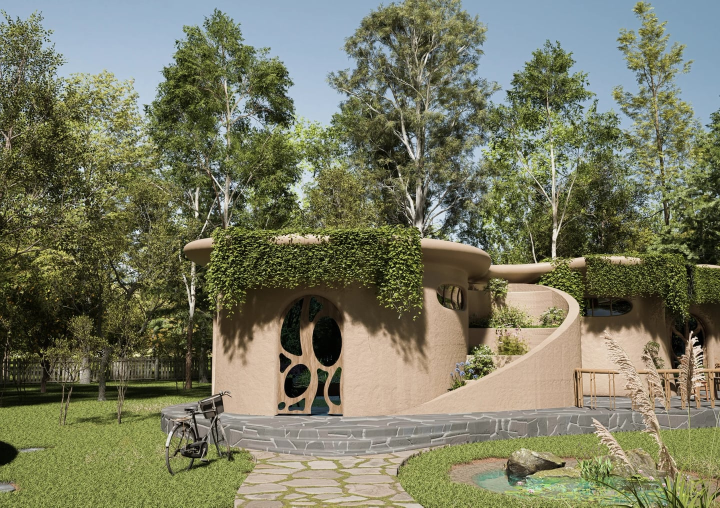
#> input picture marketing/agartha-ugc/01-hero-green-roof-house.jpg, 1440 x 1015 px, given in place of 4.webp, which was not available (shown at 1/2 size)
$ python build_gt_thumb_v41_poster.py
#> lines starting #> are read from the running program, lines starting #| are printed output that depends on the picture; pictures that were not available may be replaced by others from this repository, and a replacement may not be noted
"""
GT-THUMB-V41 POSTER — static channel-poster thumbnail (1080×1920)

Used as the cover thumbnail for the V41 reel on IG/YouTube/Linktree.
Single composition combining the hook + biophilic photo + leaf mark +
wordmark + tagline + URL in one editorial poster layout.

Photo: public/gallery/agartha/4.webp (biophilic earth-bag villa wrapped
in living vines) — the strongest "biophilic sanctuary" shot in the repo.

Output: out/greenteam-thumb-v41-poster.jpg
"""
from __future__ import annotations

import io
import math
from pathlib import Path

import cairosvg
import numpy as np
from PIL import Image

ROOT = Path(__file__).resolve().parent
REPO = ROOT.parent.parent
HERO_PHOTO = REPO / "public" / "gallery" / "agartha" / "4.webp"
OUT_FILE = REPO / "out" / "greenteam-thumb-v41-poster.jpg"

W, H = 1080, 1920
CX = W // 2

INK    = "#0e1408"
PAPER  = "#faf9f6"
GT_SAGE      = "#a3b18a"
GT_GOLD      = "#c8a951"
GT_GOLD_DEEP = "#a88a39"

FONT_DISPLAY = "'Inter Display', 'Inter', 'Helvetica Neue', 'DejaVu Sans', sans-serif"
FONT_SERIF   = "'Caladea', 'Cormorant Garamond', 'Liberation Serif', serif"
FONT_MONO    = "'JetBrains Mono', 'IBM Plex Mono', 'DejaVu Sans Mono', monospace"


# Leaf logo paths (copied verbatim from public/logo-the-green-team-original.svg)
LEAF_PATHS = [
    ("M50 90C50 90 48 80 40 70C30 60 10 55 5 40C0 25 15 5 40 10C55 13 65 25 70 40C75 55 65 75 50 90Z", 0.35),  # dim
    ("M50 90C50 90 52 75 60 65C70 55 90 50 95 35C100 20 85 0 60 5C45 8 35 20 30 35C25 50 35 70 50 90Z", 1.00),  # light
]
LEAF_LINE = "M50 90L50 45M50 90C50 90 44 72 34 62M50 90C50 90 56 72 66 62"


def load_hero() -> Image.Image:
    """Load and 9:16-crop the biophilic vine villa, ready for vignette + darken."""
    im = Image.open(HERO_PHOTO).convert("RGB")
#> im is the input picture: PIL image 1440x1015 RGB; mean R, G, B 119.4, 121.1, 96.6
    iw, ih = im.size
#> iw = 1440; ih = 1015
    target_ar = W / H
    if iw / ih > target_ar:
        new_w = int(ih * target_ar)
#> new_w = 570
        l = (iw - new_w) // 2
#> l = 435
        # Push crop slightly right to put the villa archway in the lower third
        l = min(iw - new_w, l + int(0.05 * iw))
#> l = 507
        im = im.crop((l, 0, l + new_w, ih))
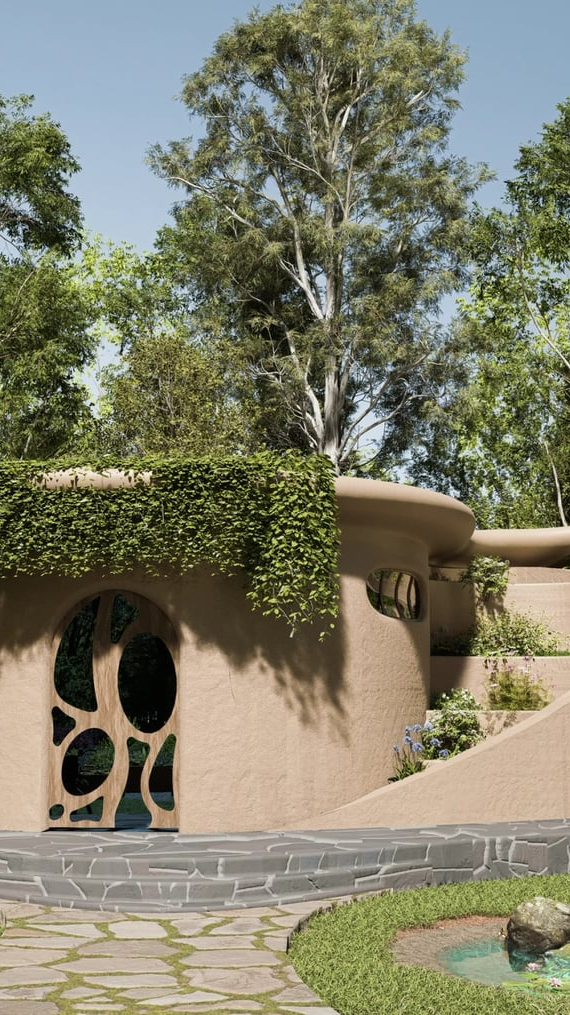
#> im: PIL image 570x1015 RGB; mean R, G, B 128.1, 127, 105.9
    else:
        new_h = int(iw / target_ar)
        # Push crop UP so vines + tree fill the upper 2/3
        t = max(0, int(0.0 * ih))
        im = im.crop((0, t, iw, t + new_h))
    im = im.resize((W, H), Image.LANCZOS)
#> im: PIL image 1080x1920 RGB
    return im


def darken_top_half(im: Image.Image, strength: float = 0.62) -> Image.Image:
    """Top wash gradient — strong at top, fades to clear by y=H*0.50.
    PLUS a localized dark band centered on the hook (y=350..760) so the
    headline + subtitle read against the foliage."""
#> called with strength = 0.5
    arr = np.zeros((H, W, 4), dtype=np.uint8)
    for y in range(H):
        # Gradient 1: top wash
        u1 = max(0.0, 1.0 - y / (H * 0.50))
        a1 = strength * (u1 ** 1.3)
        # Gradient 2: localized band centered at y=560, sigma ~180
        d = (y - 560) / 180.0
        a2 = 0.55 * math.exp(-d * d)
        a = max(a1, a2)
        arr[y, :, 3] = int(255 * min(1.0, a))
    overlay = Image.fromarray(arr, mode="RGBA")
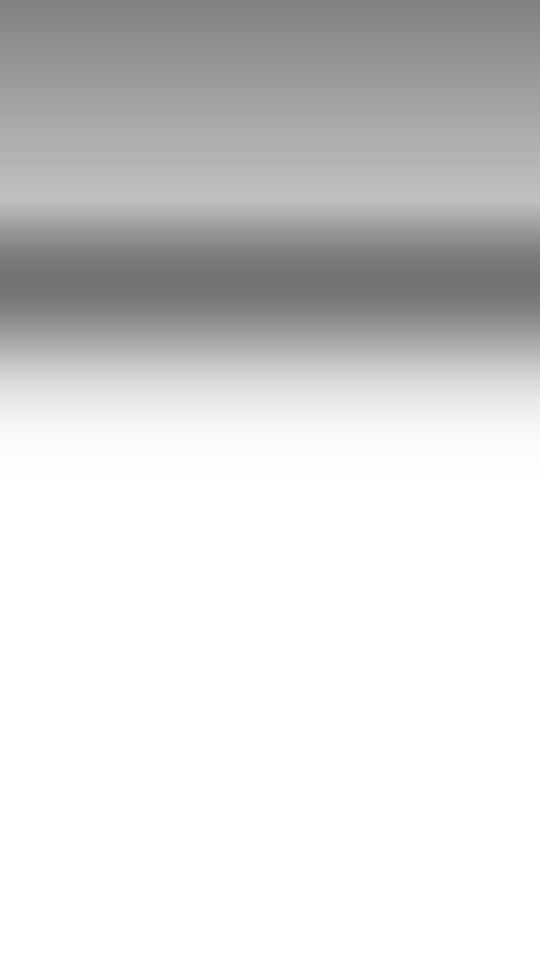
#> overlay: PIL image 1080x1920 RGBA (shown at 1/2 size); mean R, G, B, A 0, 0, 0, 40.3; transparent parts drawn white
    out = im.convert("RGBA")
    out.alpha_composite(overlay)
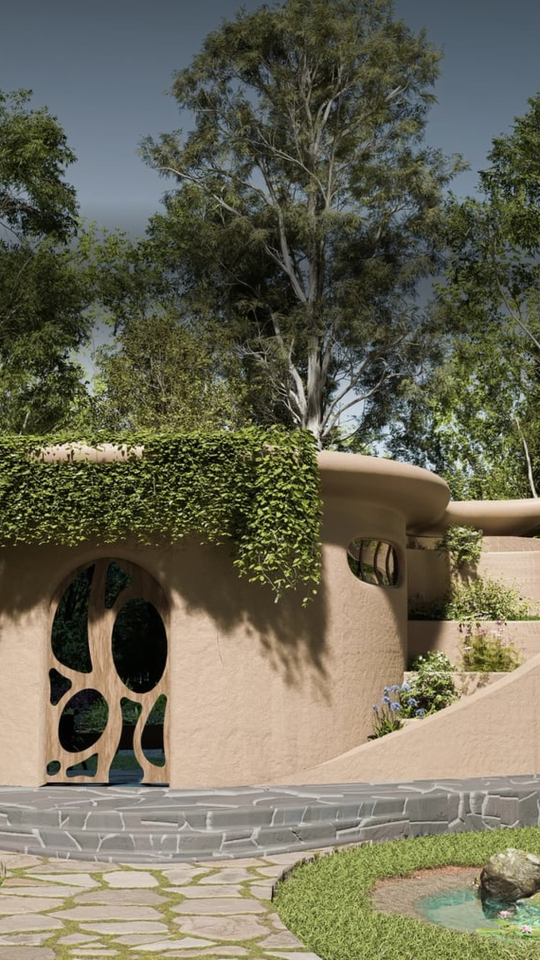
#> out: PIL image 1080x1920 RGBA (shown at 1/2 size); mean R, G, B, A 109.4, 106.7, 87.7, 255
    return out.convert("RGB")


def darken_bottom_half(im: Image.Image, strength: float = 0.75) -> Image.Image:
    """Strong dark wash on bottom 55% so the brand reveal sits on near-ink."""
#> called with strength = 0.82
    arr = np.zeros((H, W, 4), dtype=np.uint8)
    for y in range(H):
        u = max(0.0, (y - H * 0.42) / (H * 0.30))
        u = min(1.0, u)
        a = int(255 * strength * u)
        arr[y, :, 3] = a
    overlay = Image.fromarray(arr, mode="RGBA")
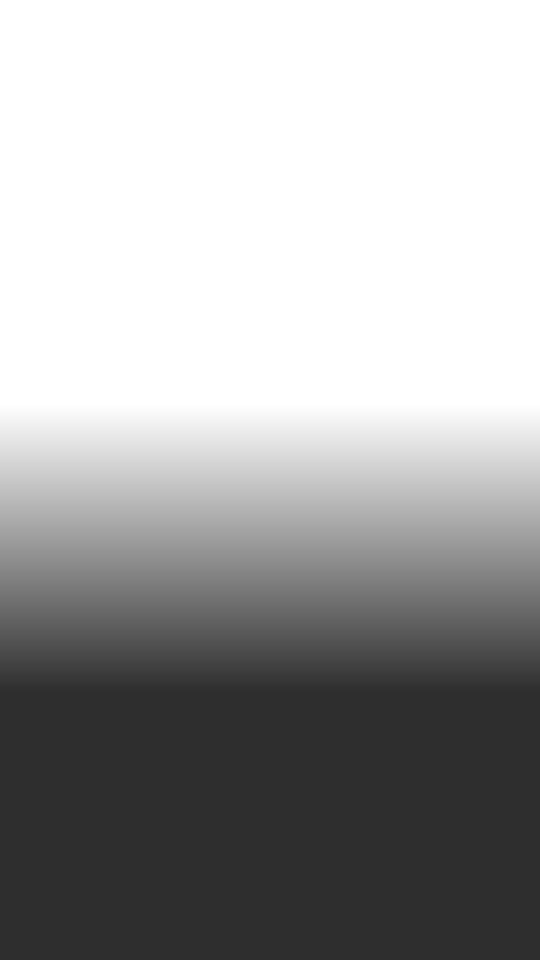
#> overlay: PIL image 1080x1920 RGBA (shown at 1/2 size); mean R, G, B, A 0, 0, 0, 89.7; transparent parts drawn white
    out = im.convert("RGBA")
    out.alpha_composite(overlay)
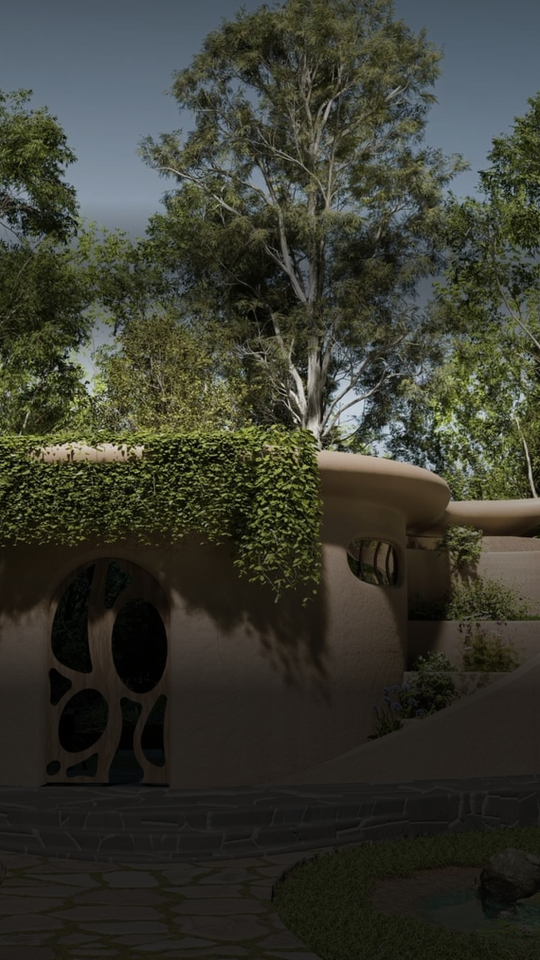
#> out: PIL image 1080x1920 RGBA (shown at 1/2 size); mean R, G, B, A 57, 58.2, 48.2, 255
    return out.convert("RGB")


def build_overlay_svg() -> str:
    """Editorial poster overlay — hook, leaf, wordmark, tagline, URL."""
    parts = []
    parts.append(
        '<?xml version="1.0" encoding="UTF-8"?>'
        f'<svg xmlns="http://www.w3.org/2000/svg" width="{W}" height="{H}" '
        f'viewBox="0 0 {W} {H}">'
        '<defs>'
        f'<linearGradient id="goldHL" x1="0" y1="0" x2="1" y2="0">'
        f'<stop offset="0" stop-color="{GT_GOLD}"/>'
        f'<stop offset="0.55" stop-color="#e6ce85"/>'
        f'<stop offset="1" stop-color="{GT_GOLD_DEEP}"/>'
        f'</linearGradient>'
        f'<radialGradient id="vig" cx="0.5" cy="0.5" r="0.85">'
        f'<stop offset="0.55" stop-color="{INK}" stop-opacity="0"/>'
        f'<stop offset="1" stop-color="{INK}" stop-opacity="0.65"/>'
        f'</radialGradient>'
        '</defs>'
    )
    # Vignette
    parts.append(f'<rect width="{W}" height="{H}" fill="url(#vig)"/>')

    # Editorial eyebrow chip (top-left)
    parts.append(
        f'<g transform="translate(80,360)">'
        f'<rect x="0" y="-22" width="6" height="44" fill="{GT_GOLD}"/>'
        f'<text x="22" y="-4" font-family="{FONT_MONO}" font-size="18" '
        f'fill="{PAPER}" font-weight="700" letter-spacing="3">EDITORIAL</text>'
        f'<text x="22" y="20" font-family="{FONT_MONO}" font-size="14" '
        f'fill="{GT_GOLD}" font-weight="600" letter-spacing="3">CHANNEL · 01</text>'
        f'</g>'
    )

    # Hook headline — 2 lines, big & bold. Moved UP to sit on the cleaner
    # upper sky portion of the photo (above the vines).
    parts.append(
        f'<g transform="translate({CX},470)">'
        f'<text x="0" y="0" font-family="{FONT_DISPLAY}" font-size="92" '
        f'fill="{PAPER}" font-weight="900" letter-spacing="-3" '
        f'text-anchor="middle">FORESTS DON\'T</text>'
        f'<text x="0" y="100" font-family="{FONT_DISPLAY}" font-size="92" '
        f'fill="{PAPER}" font-weight="900" letter-spacing="-3" '
        f'text-anchor="middle">STAY BY ACCIDENT.</text>'
        f'</g>'
    )
    # Gold rule under hook
    parts.append(
        f'<line x1="{CX-90}" y1="610" x2="{CX+90}" y2="610" '
        f'stroke="{GT_GOLD}" stroke-width="3"/>'
    )

    # Italic gold subtitle: "They're curated." — moved into the dark wash
    # zone (around y=720) where the gradient transitions to dark for stronger
    # contrast against the gold.
    parts.append(
        f'<text x="{CX}" y="700" font-family="{FONT_SERIF}" '
        f'font-size="62" font-style="italic" '
        f'fill="url(#goldHL)" font-weight="500" '
        f'text-anchor="middle">They\'re curated.</text>'
    )

    # Leaf mark (filled, no stroke — final state)
    leaf_cx = CX
    leaf_cy = 1100
    leaf_size = 230
    half = leaf_size / 2
    scale = leaf_size / 100
    parts.append(
        f'<g transform="translate({leaf_cx - half:.1f},{leaf_cy - half:.1f}) '
        f'scale({scale:.4f})">'
        f'<path d="{LEAF_PATHS[0][0]}" fill="{PAPER}" opacity="0.35"/>'
        f'<path d="{LEAF_PATHS[1][0]}" fill="{PAPER}" opacity="1.0"/>'
        f'<path d="{LEAF_LINE}" fill="none" stroke="{PAPER}" '
        f'stroke-width="1.2" stroke-linecap="round" opacity="0.4"/>'
        f'</g>'
    )

    # Wordmark
    parts.append(
        f'<text x="{CX}" y="1325" font-family="{FONT_DISPLAY}" font-size="74" '
        f'fill="{PAPER}" font-weight="800" letter-spacing="6" '
        f'text-anchor="middle">THE GREEN TEAM</text>'
    )
    # Gold rule under wordmark
    parts.append(
        f'<line x1="{CX-130}" y1="1360" x2="{CX+130}" y2="1360" '
        f'stroke="{GT_GOLD}" stroke-width="2"/>'
    )
    # Tagline
    parts.append(
        f'<text x="{CX}" y="1432" font-family="{FONT_MONO}" font-size="22" '
        f'fill="{PAPER}" letter-spacing="3" font-weight="600" '
        f'text-anchor="middle">WE CURATE FOREST-ADJACENT SANCTUARIES</text>'
    )

    # Signature line (sage rule + mono caption)
    parts.append(
        f'<line x1="{CX-200}" y1="1600" x2="{CX+200}" y2="1600" '
        f'stroke="{GT_SAGE}" stroke-width="1" opacity="0.45"/>'
        f'<text x="{CX}" y="1645" font-family="{FONT_MONO}" font-size="18" '
        f'fill="{PAPER}" opacity="0.85" letter-spacing="4" '
        f'text-anchor="middle">EDITORIAL REAL ESTATE — HYDERABAD</text>'
        f'<text x="{CX}" y="1685" font-family="{FONT_MONO}" font-size="24" '
        f'fill="{GT_GOLD}" font-weight="700" letter-spacing="3" '
        f'text-anchor="middle">thegreenteam.in</text>'
    )

    # CTA at bottom
    parts.append(
        f'<text x="{CX}" y="1795" font-family="{FONT_MONO}" font-size="16" '
        f'fill="{PAPER}" opacity="0.85" letter-spacing="6" '
        f'text-anchor="middle">DM FOR THE BRIEF</text>'
    )

    parts.append('</svg>')
    return "".join(parts)


def main():
    OUT_FILE.parent.mkdir(parents=True, exist_ok=True)
    # 1. Load photo, crop to 9:16
    base = load_hero()
    # 2. Apply darken bands (top for hook readability, bottom for brand block)
    base = darken_top_half(base, strength=0.50)
    base = darken_bottom_half(base, strength=0.82)
    # 3. Render overlay SVG and composite
    svg = build_overlay_svg()
    png_bytes = cairosvg.svg2png(
        bytestring=svg.encode("utf-8"),
        output_width=W, output_height=H,
    )
    overlay = Image.open(io.BytesIO(png_bytes)).convert("RGBA")
    out = base.convert("RGBA")
    out.alpha_composite(overlay)
    out = out.convert("RGB")
    # 4. Save as quality JPG (compact, sharp at 1080×1920)
    out.save(OUT_FILE, format="JPEG", quality=92, optimize=True, progressive=True)
    print(f"[done] {OUT_FILE}  ({OUT_FILE.stat().st_size // 1024} KB)")


if __name__ == "__main__":
    main()
#> (the call stopped at in main, `png_bytes = cairosvg.svg2png( bytestring=svg.encode("utf-8"), output_w..`: cairosvg is not available in this run)

$ run again, on marketing/agartha-ugc/02-wide-establishing.jpg
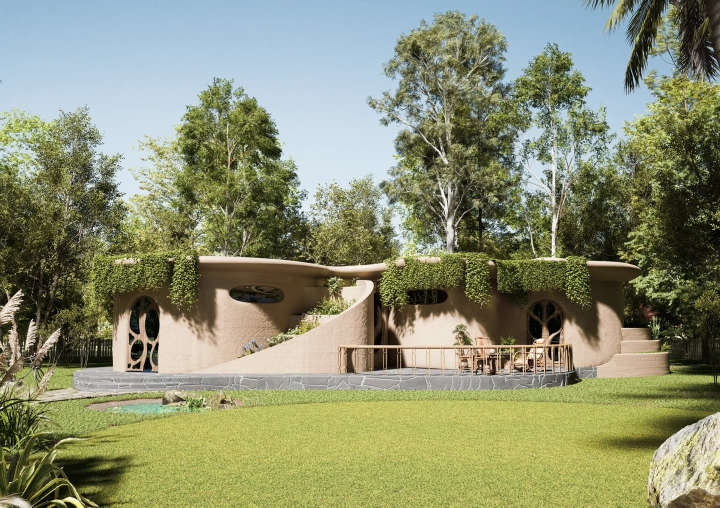
#> input picture marketing/agartha-ugc/02-wide-establishing.jpg, 1440 x 1015 px, given in place of 4.webp, which was not available (shown at 1/2 size)
#> in load_hero, im is the input picture: PIL image 1440x1015 RGB; mean R, G, B 138.4, 143.2, 112.9
#> in load_hero, `im = im.crop((l, 0, l + new_w, ih))`:
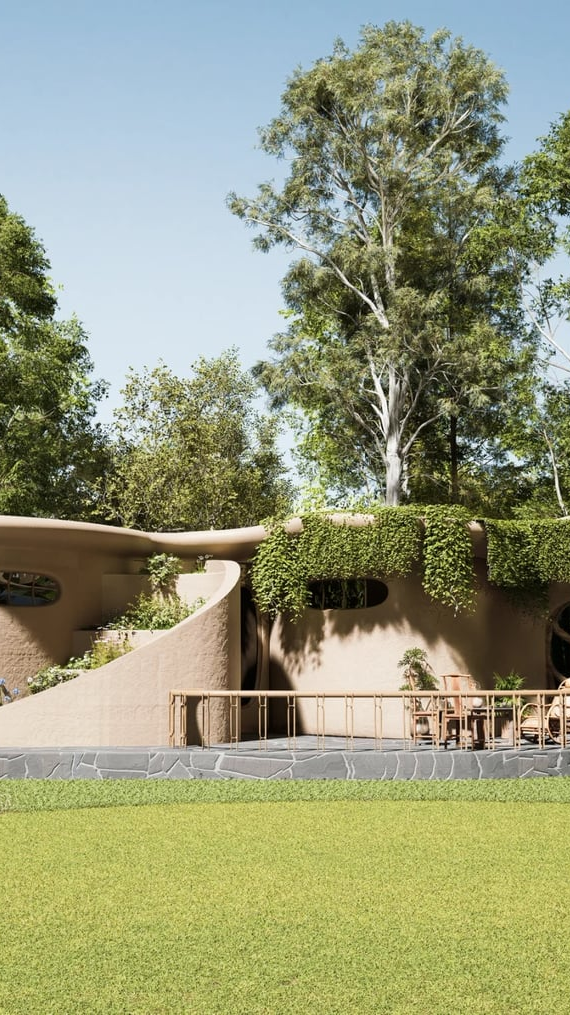
#> im: PIL image 570x1015 RGB; mean R, G, B 148.9, 153.3, 121.8
#> in darken_bottom_half, `out.alpha_composite(overlay)`:
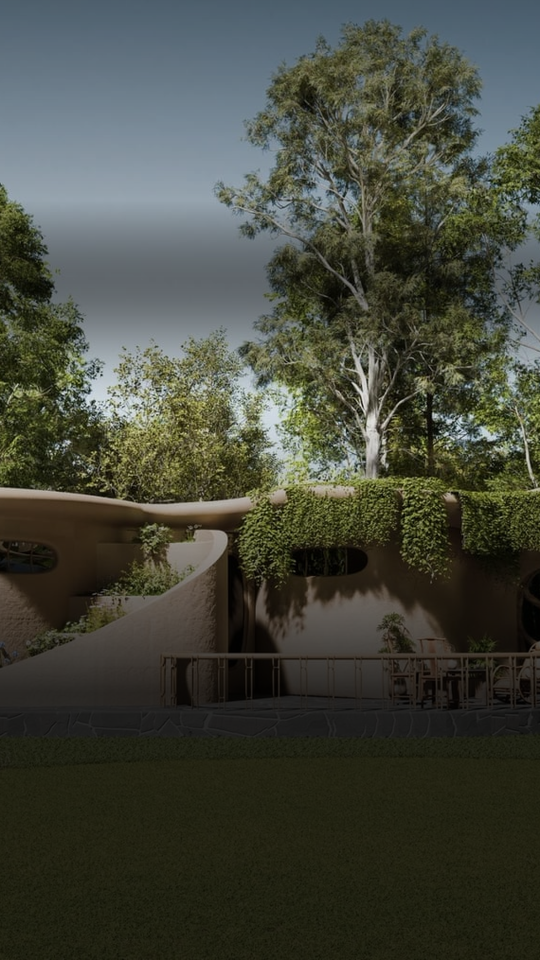
#> out: PIL image 1080x1920 RGBA (shown at 1/2 size); mean R, G, B, A 67.9, 70.9, 60.2, 255
